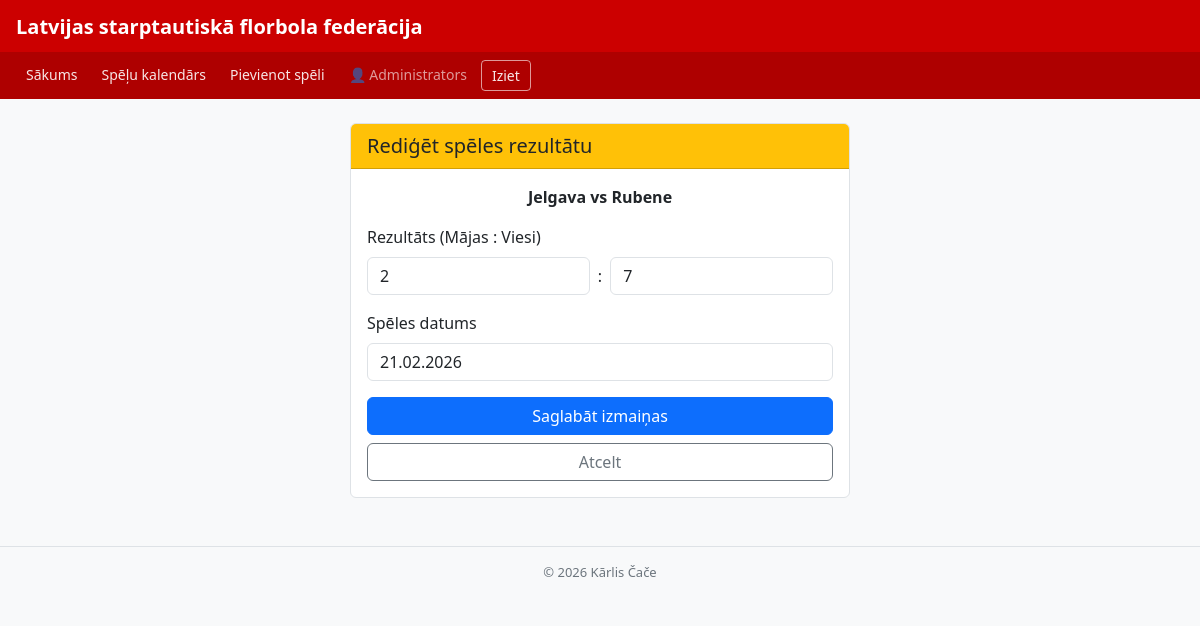
Before: /lab_speli/7 (signed in) with the older database file.
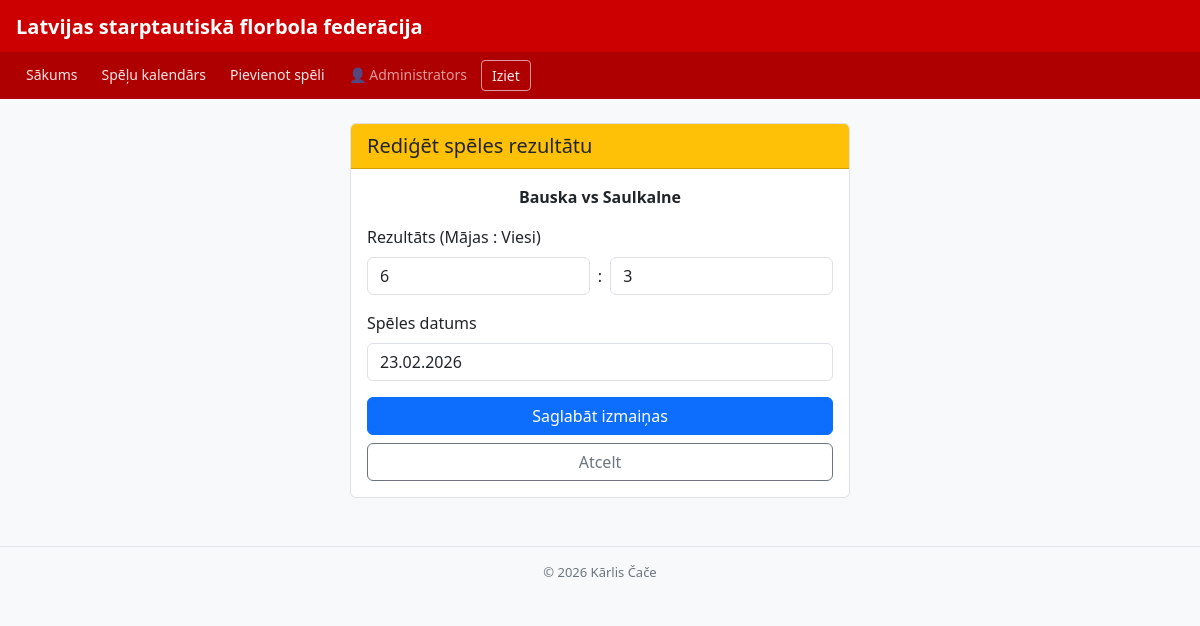
After: the same page with the newer database file.
### tables this page shows
CREATE TABLE komandas (
            id        INTEGER PRIMARY KEY AUTOINCREMENT,
            nosaukums TEXT NOT NULL,
            liga_id   INTEGER NOT NULL,
            FOREIGN KEY (liga_id) REFERENCES ligas(id)
        );

CREATE TABLE speles (
            id                 INTEGER PRIMARY KEY AUTOINCREMENT,
            liga_id            INTEGER NOT NULL,
            majas_komanda_id   INTEGER NOT NULL,
            viesi_komanda_id   INTEGER NOT NULL,
            majas_varti        INTEGER NOT NULL DEFAULT 0,
            viesi_varti        INTEGER NOT NULL DEFAULT 0,
            datums             TEXT NOT NULL,
            FOREIGN KEY (liga_id)          REFERENCES ligas(id),
            FOREIGN KEY (majas_komanda_id) REFERENCES komandas(id),
            FOREIGN KEY (viesi_komanda_id) REFERENCES komandas(id)
        );

### app.py (the view, shortened to what this page needs)
@app.route("/lab_speli/<int:spele_id>", methods=["GET", "POST"])#admins var labot jebkuru spēli, no jebkuras līgas, izvēloties spēli no spēļu kalendāra un ievadot jauno rezultātu un/vai datumu
def lab_speli(spele_id):
    if session.get("loma") != "tiesnesis":
        flash("Šī lapa ir pieejama tikai tiesnesim!", "error")
        return redirect(url_for("sakums"))
    conn = get_db()
    spele = conn.execute("""
        SELECT s.id, s.majas_varti, s.viesi_varti, s.datums,
               m.nosaukums AS majas,
               v.nosaukums AS viesi
        FROM speles s
        JOIN komandas m ON s.majas_komanda_id = m.id
        JOIN komandas v ON s.viesi_komanda_id = v.id
        WHERE s.id = ?
    """, (spele_id,)).fetchone()
    conn.close()
    if not spele:
        flash("Šāda spēle neeksistē!", "error")
        return redirect(url_for("speles"))
    return render_template("regiget.html", spele=spele)

### app.py (called while the page is built)
def get_db(): #izveido savienojumu ar datubāzi
    conn = sqlite3.connect(fails, check_same_thread=False)
    conn.execute("PRAGMA foreign_keys = ON")
    conn.row_factory = sqlite3.Row
    return conn

### templates/regiget.html
{% extends "pamats.html" %}
{% block content %}
<div class="container mt-4">
    <div class="card mx-auto" style="max-width: 500px;">
        <div class="card-header bg-warning text-dark">
            <h5 class="mb-0">Rediģēt spēles rezultātu</h5>
        </div>
        <div class="card-body">
            <p class="text-center">
                <strong>{{ spele.majas }} vs {{ spele.viesi }}</strong>
            </p>
            <form method="POST">
                <div class="mb-3">
                    <label class="form-label">Rezultāts (Mājas : Viesi)</label>
                    <div class="d-flex gap-2">
                        <input type="number" name="majas_varti" class="form-control"
                               value="{{ spele.majas_varti }}" min="0" required>
                        <span class="align-self-center">:</span>
                        <input type="number" name="viesi_varti" class="form-control"
                               value="{{ spele.viesi_varti }}" min="0" required>
                    </div>
                </div>
                <div class="mb-3">
                    <label class="form-label">Spēles datums</label>
                    <input type="text" name="datums" class="form-control"
                           value="{{ spele.datums }}" required>
                </div>
                <div class="d-grid gap-2">
                    <button type="submit" class="btn btn-primary">Saglabāt izmaiņas</button>
                    <a href="{{ url_for('sakums') }}" class="btn btn-outline-secondary">Atcelt</a>
                </div>
            </form>
        </div>
    </div>
</div>
{% endblock %}

Changed rows visible on the page:
no longer on this page (row edited): komandas: majas "Jelgava"
no longer on this page (row unchanged): komandas: viesi "Rubene"
added komandas: majas "Bauska"
added komandas: viesi "Saulkalne"
changed speles: majas_varti "2" → "6"; viesi_varti "7" → "3"; datums "21.02.2026" → "23.02.2026"
